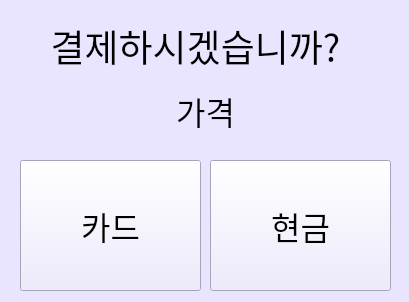
<?xml version="1.0" encoding="UTF-8"?>
<ui version="4.0">
 <class>Secondwindow</class>
 <widget class="QWidget" name="Secondwindow">
  <property name="geometry">
   <rect>
    <x>0</x>
    <y>0</y>
    <width>409</width>
    <height>302</height>
   </rect>
  </property>
  <property name="windowTitle">
   <string>Form</string>
  </property>
  <property name="styleSheet">
   <string notr="true">background-color: rgb(233, 229, 255);</string>
  </property>
  <widget class="QLabel" name="label">
   <property name="geometry">
    <rect>
     <x>20</x>
     <y>20</y>
     <width>351</width>
     <height>51</height>
    </rect>
   </property>
   <property name="font">
    <font>
     <family>나눔고딕</family>
     <pointsize>28</pointsize>
    </font>
   </property>
   <property name="text">
    <string>결제하시겠습니까?</string>
   </property>
   <property name="alignment">
    <set>Qt::AlignCenter</set>
   </property>
  </widget>
  <widget class="QLabel" name="label_price">
   <property name="geometry">
    <rect>
     <x>40</x>
     <y>80</y>
     <width>331</width>
     <height>61</height>
    </rect>
   </property>
   <property name="font">
    <font>
     <family>나눔고딕</family>
     <pointsize>24</pointsize>
    </font>
   </property>
   <property name="text">
    <string>가격</string>
   </property>
   <property name="alignment">
    <set>Qt::AlignCenter</set>
   </property>
  </widget>
  <widget class="QPushButton" name="btn_card">
   <property name="geometry">
    <rect>
     <x>20</x>
     <y>160</y>
     <width>181</width>
     <height>131</height>
    </rect>
   </property>
   <property name="font">
    <font>
     <family>나눔고딕</family>
     <pointsize>24</pointsize>
    </font>
   </property>
   <property name="text">
    <string>카드</string>
   </property>
  </widget>
  <widget class="QPushButton" name="btn_cash">
   <property name="geometry">
    <rect>
     <x>210</x>
     <y>160</y>
     <width>181</width>
     <height>131</height>
    </rect>
   </property>
   <property name="font">
    <font>
     <family>나눔고딕</family>
     <pointsize>24</pointsize>
    </font>
   </property>
   <property name="text">
    <string>현금</string>
   </property>
  </widget>
 </widget>
 <resources/>
 <connections/>
</ui>
